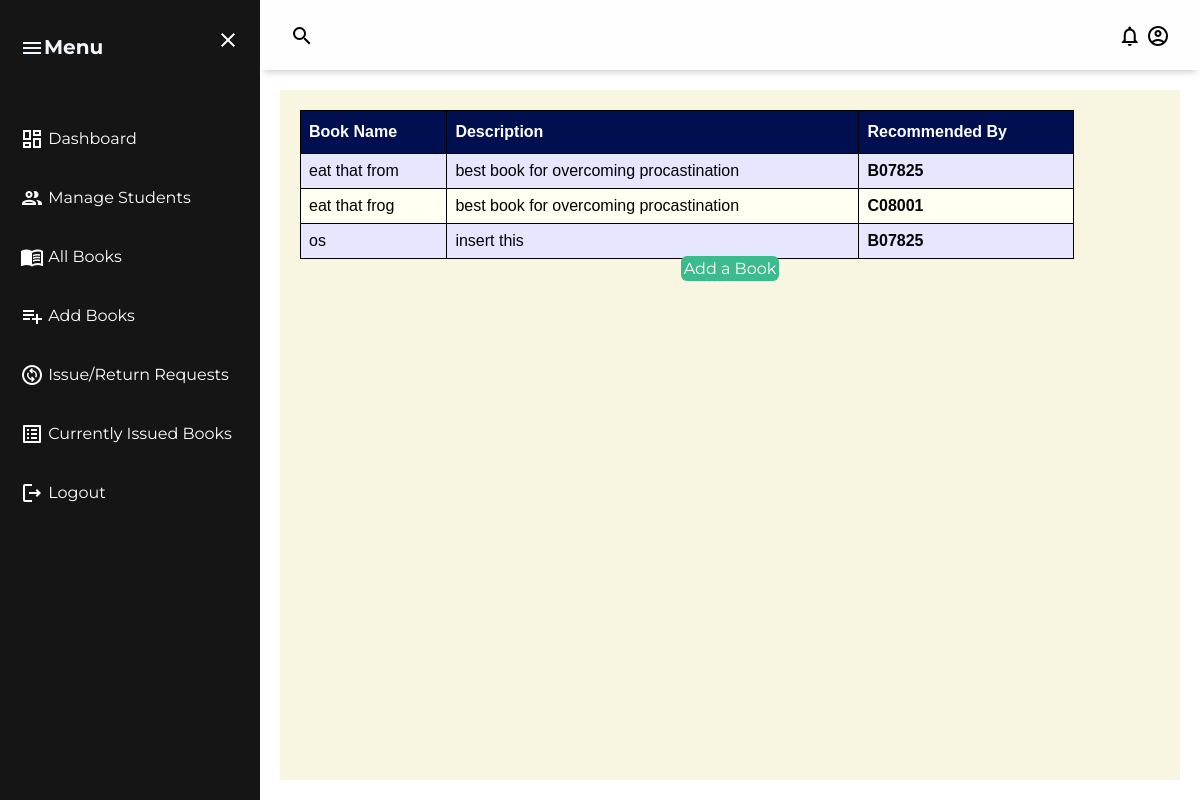
/admin/recommendations.php (signed in), run on the app's committed database.
### tables this page shows
CREATE TABLE `recommendations` (
  `R_ID` int(10) NOT NULL,
  `Book_Name` varchar(50) DEFAULT NULL,
  `Description` varchar(255) DEFAULT NULL,
  `RollNo` varchar(50) DEFAULT NULL
);

### admin/recommendations.php (the view, shortened to what this page needs)
<?php
require('dbconn.php');
?>
<!DOCTYPE html>
<html lang="en">
<head>
    <link rel="stylesheet" type="text/css" href="../css/style.css">
</head>
<body>
<div class="grid-container">
    <header class="header">
            <div class="header-left">
                <span class="material-icons-outlined">search</span>
            </div>
            <div class="header-right">
                <a href="message.php" class="up-icon"><span class="material-icons-outlined">notifications</span></a>
                <a href="edit_admin_detail.php" class="up-icon"><span class="material-icons-outlined">account_circle</span></a>
            </div>
        </header>
    <aside id="sidebar">
        <div class="sidebar-title">
            <div class="sidebar-brand">
                <span class="material-icons-outlined">menu</span>Menu
            </div>
            <a href=""><span class="material-icons-outlined" onclick="closeSidebar()">close</span></a>
        </div>
        <ul class="sidebar-list">
            <li class="sidebar-list-items">
                <a href="dashboard.php"><span class="material-icons-outlined">dashboard</span> Dashboard </a>
            </li>
            <li class="sidebar-list-items">
                <a href="student.php"><span class="material-icons-outlined">group</span> Manage Students</a>
            </li>
            <li class="sidebar-list-items">
                <a href="book.php"><span class="material-icons-outlined">menu_book</span> All Books</a>
            </li>
            <li class="sidebar-list-items">
                <a href="addbook.php"><span class="material-icons-outlined">playlist_add</span> Add Books</a>
            </li>
            <li class="sidebar-list-items">
                <a href="issue_requests.php"><span class="material-icons-outlined">change_circle</span> Issue/Return Requests</a>
            </li>
            <li class="sidebar-list-items">
                <a href="current.php"><span class="material-icons-outlined">list_alt</span> Currently Issued Books</a>
            </li>
            <li class="sidebar-list-items">
                <a href="logout.php"><span class="material-icons-outlined">logout</span> Logout </a>
            </li>
        </ul>
    </aside>
    <main class="main-container">
    <div class="span9">
                        <table class="table" id = "tables">
                                  <thead>
                                    <tr>
                                      <th>Book Name</th>
                                      <th>Description</th>
                                      <th>Recommended By</th>
                                    </tr>
                                  </thead>
                                  <tbody>
                                    <?php
                            $sql="select * from LMS.recommendations";
                            $result=$conn->query($sql);
                            while($row=$result->fetch_assoc())
                            {
                                $bookname=$row['Book_Name'];
                                $description=$row['Description'];
                                $rollno=$row['RollNo'];
                            ?>
                                    <tr>
                                      <td><?php echo $bookname ?></td>
                                      <td><?php echo $description?></td>
                                      <td><b><?php echo strtoupper($rollno)?></b></td>
                                    </tr>
                               <?php } ?>
                               </tbody>
                                </table>
                                <center>
                                <a href="addbook.php" class="btn btn-success">Add a Book</a></center>
                    </div>
    </main>
</div>
</body>
</html>

### css/style.css (style rules this page uses)
body { font-family: "Montserrat", sans-serif; }
* { margin: 0px; padding: 0; }
.up-icon .material-icons-outlined { color: black; }
.material-icons-outlined { vertical-align: middle; line-height: 1px; }
.grid-container { display:grid; grid-template-columns: 260px 1fr 1fr 1fr; grid-template-rows: 0.2fr 3fr; grid-template-areas: "sidebar header header header" "sidebar main main main"; height: 100vh; }
.grid-container a:link, a:visited { text-decoration: none; color: white; }
.header { grid-area: header; height: 70px; background-color: #fefefe; display: flex; align-items: center; justify-content: space-between; margin: 0px; padding: 0 30px 0 30px; box-shadow: 0px 6px 7px -4px rgba(0, 0, 0, 0.2); }
#sidebar { grid-area:sidebar ; height: 100%; padding-left: 0px; background-color: rgb(21, 21, 21); color: aliceblue; overflow-y: auto; -webkit-transition: all 0.5s; transition: all 0.5s; padding:0px; margin: 0px; }
.sidebar-title { display: flex; justify-content: space-between; align-items: center; padding: 20px 20px 20px 20px; margin-bottom: 30px; }
.material-icons-outlined { cursor: pointer; }
.sidebar-brand { margin-top: 15px; font-size: 20px; font-weight: 700; }
.sidebar-list { padding: 0; margin-top: 15px; list-style-type: none; }
.sidebar-list-items { padding: 20px 20px 20px 20px; }
.main-container { grid-area:main; background-color:rgba(235, 226, 168, 0.34); overflow-y: auto; padding: 20px; margin: 20px; }
#tables { font-family:sans-serif; border-collapse: collapse; width: 90%; }
#tables td, #tables th { border: 1px solid #000000; padding: 8px; }
.btn-success { color: #fff; background-color: #3cbc8d; border-color: #36a97f; padding: 3px; border-radius: 6px; }
#tables tr:nth-child(even) { background-color: #fffff2; }
#tables tr:nth-child(odd) { background-color: #e6e6ff; }
#tables th { padding-top: 12px; padding-bottom: 12px; text-align: left; background-color: #000F50; color: white; }
.table { margin-bottom: 0; }
.table th, .table td { border-color:black!important; }

### data on the page
recommendations: Book_Name "eat that from", Description "best book for overcoming procastination", RollNo "B07825"
recommendations: Book_Name "eat that frog", Description "best book for overcoming procastination", RollNo "C08001"
recommendations: Book_Name "os", Description "insert this", RollNo "B07825"
